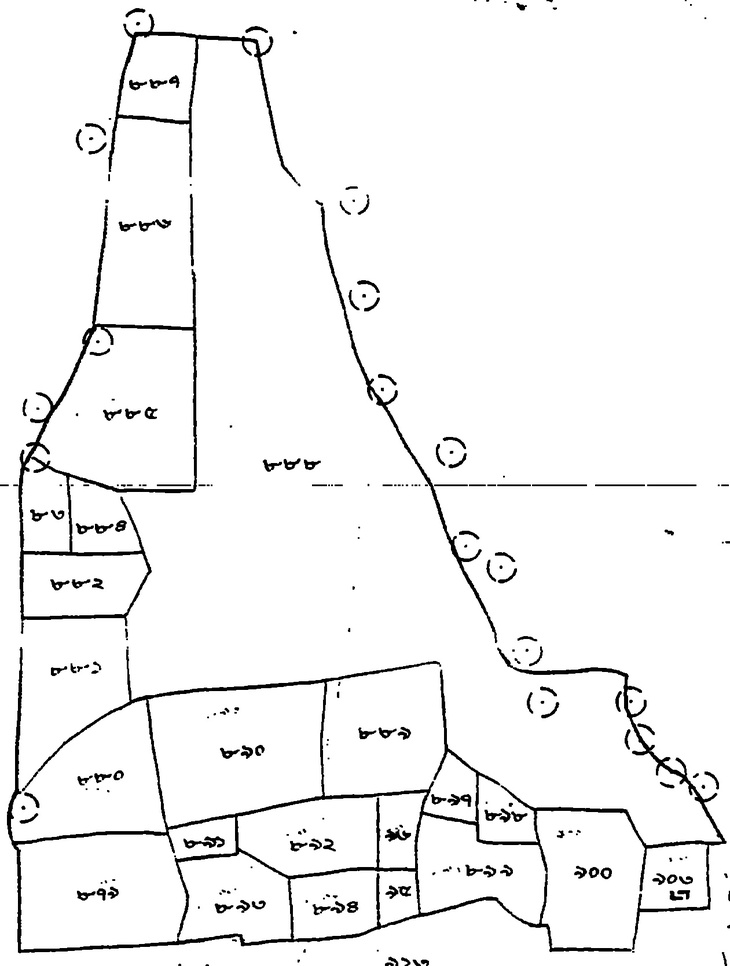
#> input picture Maps/port.jpg, 730 x 966 px, shrunk from 1261 x 1669 before the run
$ python Region.py
#> lines starting #> are read from the running program, lines starting #| are printed output that depends on the picture
#> further down, img is the input picture: shape (966, 730); min 0, max 255, mean 243.4
import cv2
import numpy as np
from matplotlib import pyplot as plt


# [52 lines left out: functions plts, get8n, not called in this run]


def region_growing(img, seed):
    list = seed
    outimg = np.ones_like(img)
    outimg[outimg==1]=255
    processed = []
    img_thresh = 180#int(input("Enter Threshold Value: "))
    while (len(list) > 0):
        pix = list[0]
        outimg[pix] = 0
        for coord in get8n(pix[0], pix[1], img.shape):
            print(coord)
            if coord not in processed and img[coord] < img_thresh:
                print(img[coord],end=" ")
                outimg[coord] = 0
                list.append(coord)
                processed.append(coord)
        #print()
        list.pop(0)
        # cv2.imshow("progress",outimg)
        # cv2.waitKey(1)
    print("Done")
    return outimg


# [6 lines left out: function on_mouse, not called in this run]


def ex1():
    global clicks,img
    # [5 lines of commented-out code are left out]
    img=cv2.GaussianBlur(img,(15,15),0)
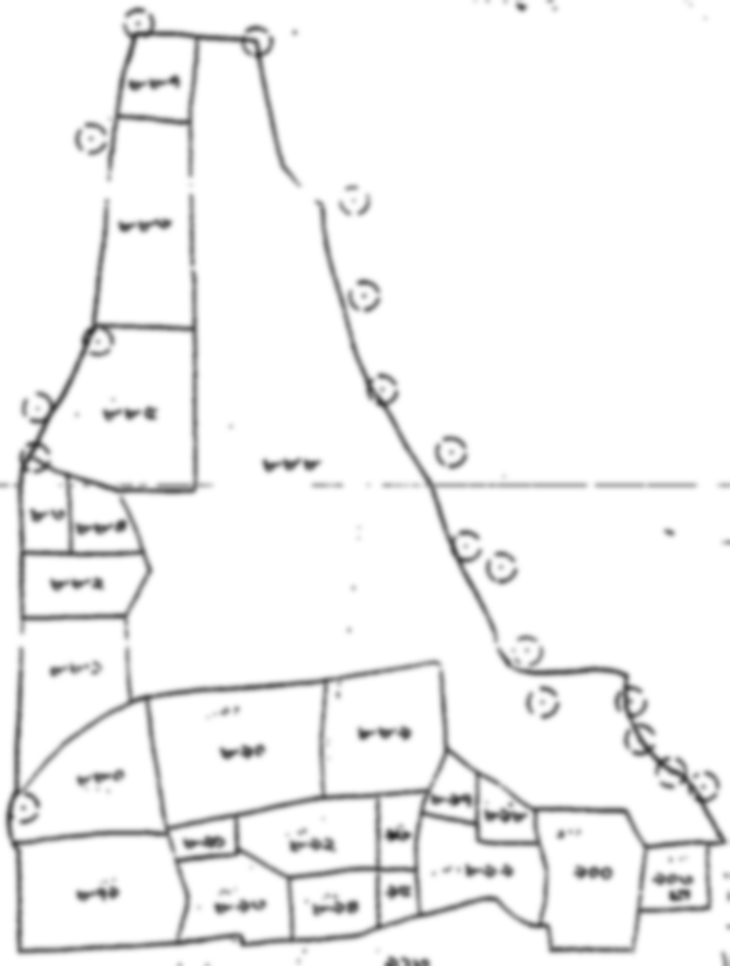
#> img: shape (966, 730); min 42, max 255, mean 243.4
    img=cv2.medianBlur(img,15)
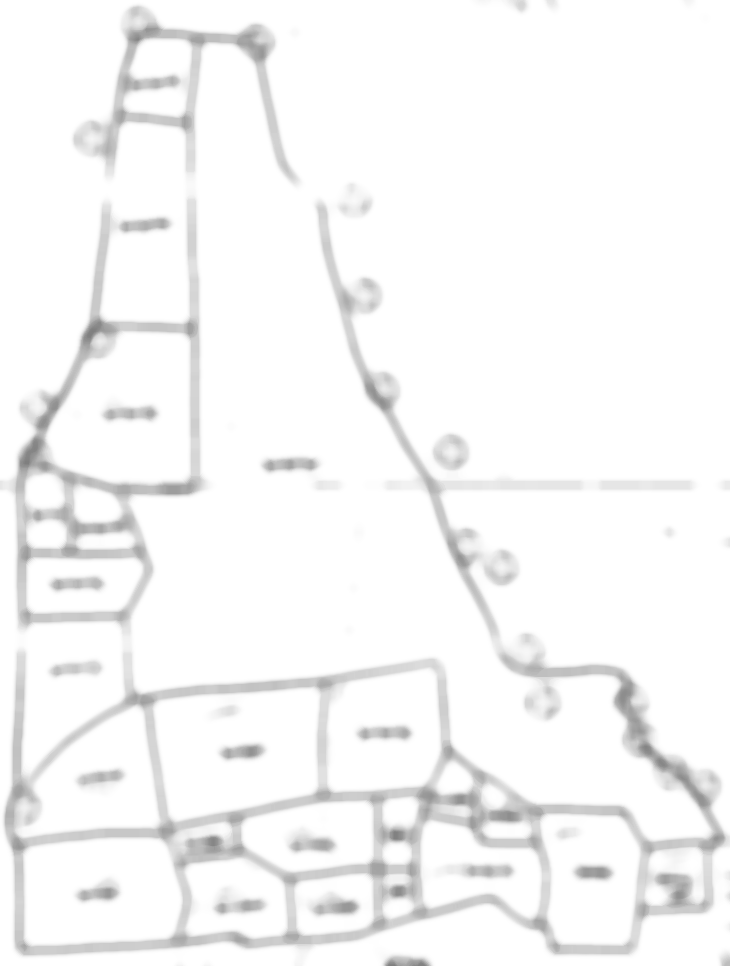
#> img: shape (966, 730); min 126, max 255, mean 246.7
    # plts('Seed Points', img)
    cv2.namedWindow('Seed Points')
    cv2.setMouseCallback('Seed Points', on_mouse, 0)
    while (1):
        cv2.imshow('Seed Points', img)
        k = cv2.waitKey(20) & 0xFF
#> (key q is pressed here)
        if (k == ord('q')):
            cv2.destroyAllWindows()
            print("STOP")
            out = region_growing(img, clicks)
#> after the loop in region_growing, `while (len(list) > 0):`: outimg: shape (966, 730); every value is 255
#> after the loop in region_growing, `while (len(list) > 0):`: list = []
            # cv2.imshow('Region Growing', out)
            cv2.imwrite('Extracted/p.bmp',out)
            # cv2.destroyAllWindows()
            break
    cv2.waitKey()
    cv2.destroyAllWindows()

# [31 lines left out: functions get_regions, ex2, ex3, not called in this run]
    # cv2.waitKey()

if __name__ == "__main__":
    clicks = []
    img = cv2.imread('Maps/port.jpg', 0)
    ex1()
